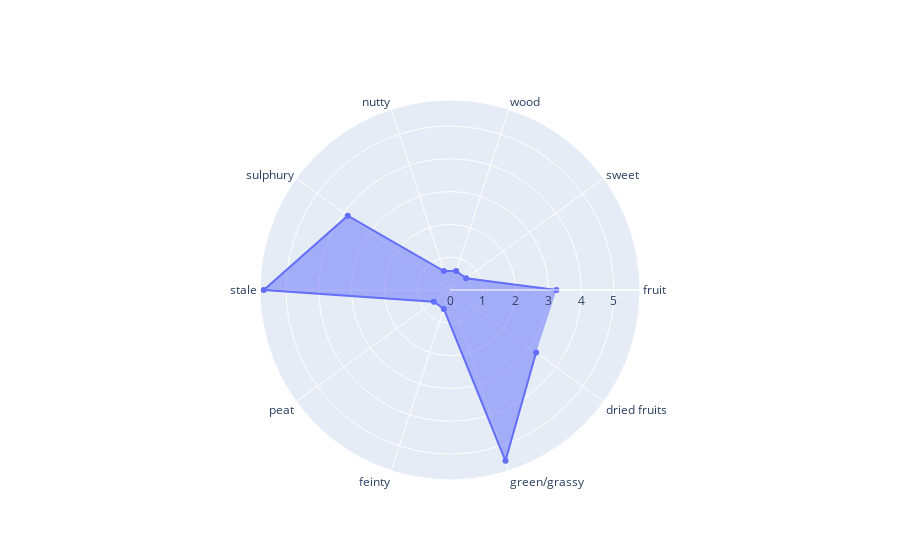

The cell this chart's notebook holds for it:
### Markdown cell above
*overall flavorprofile of predicted OSAs*

### Code cell
import plotly.graph_objects as go

fig = go.Figure(data=go.Scatterpolar(
  r=(normalizer.fit_transform(np.array(final_OSA.sum()).reshape(1,- 1))*10)[0]
  theta=list(final_OSA.columns),
  fill='toself'
))

fig.update_layout(
  polar=dict(
    radialaxis=dict(
      visible=True
    ),
  ),
  showlegend=False
)

fig.show()

### Figure 1 — Plotly figure (JSON) as saved in the notebook; plotly's stock layout.template omitted (floating-point values rounded to 4 significant figures)
{"data": [{"fill": "toself", "r": [3.245, 0.6085, 0.6085, 0.6085, 3.854, 5.679, 0.6085, 0.6085, 5.476, 3.245], "theta": ["fruit", "sweet", "wood", "nutty", "sulphury", "stale", "peat", "feinty", "green/grassy", "dried fruits"], "type": "scatterpolar"}], "layout": {"polar": {"radialaxis": {"visible": true}}, "showlegend": false}}
